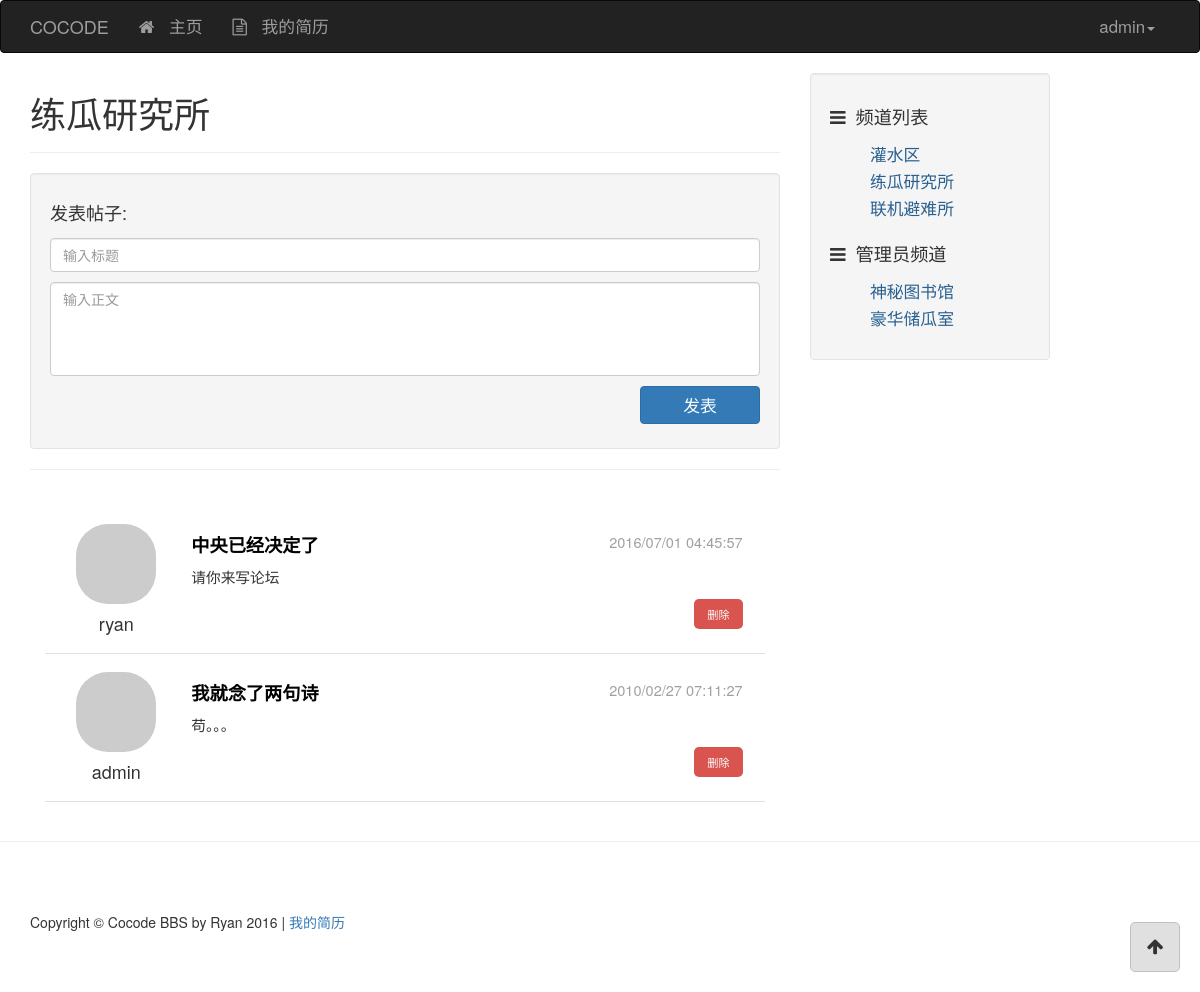
Page /channel/2 (signed in) on the committed database.
### app/models/user.py (models this page shows, shortened)
class User(db.Model, Model):
    __tablename__ = 'users'
    id = db.Column(db.Integer, primary_key=True)
    username = db.Column(db.String(), unique=True)
    password_hash = db.Column(db.String())
    email = db.Column(db.String(), unique=True)
    avatar_hash = db.Column(db.String())
    created_time = db.Column(db.Integer, default=0)
    role_id = db.Column(db.Integer, db.ForeignKey('roles.id'))
    posts = db.relationship('Post', backref='author')
    comments = db.relationship('Comment', backref='author')
    @property
    def password(self):
        raise AttributeError('password is not readable')
    def is_admin(self):
        return self.role.permissions == 0xff
    def gravatar(self, size=100, default='identicon', rating='g'):
        from flask import request
        gravatar_url = 'secure.gravatar.com/avatar'
        if request.is_secure:
            url = 'https://' + gravatar_url
        else:
            url = 'http://' + gravatar_url
        hash = self.avatar_hash or md5(self.email.encode('utf-8')).hexdigest()
        return '{url}/{hash}?s={size}&d={default}&r={rating}'.format(url=url,
                                                                     hash=hash,
                                                                     size=size,
                                                                     default=default,
                                                                     rating=rating)
    def permissions(self):
        role = Role.role_by_id(self.role_id)
        return role.permissions
    @staticmethod
    def user_by_id(id):
        return User.query.get_or_404(id)

### app/models/channel.py (models this page shows, shortened)
class Channel(db.Model, Model):
    __tablename__ = 'channels'
    id = db.Column(db.Integer, primary_key=True)
    name = db.Column(db.String(), default=ChannelPermission.NORMAL)
    permission = db.Column(db.Integer)
    created_time = db.Column(db.Integer, default=0)
    posts = db.relationship('Post', backref='channel')
    @staticmethod
    def channel_by_id(id):
        return Channel.query.get_or_404(id)
    @staticmethod
    def posts_sorted_by_time(posts, reverse=True):
        posts.sort(key=lambda p: p.created_time, reverse=reverse)
        return posts

### app/models/post.py (models this page shows, shortened)
class Post(db.Model, Model):
    __tablename__ = 'posts'
    id = db.Column(db.Integer, primary_key=True)
    title = db.Column(db.String())
    content = db.Column(db.String())
    created_time = db.Column(db.Integer, default=0)
    channel_id = db.Column(db.Integer, db.ForeignKey('channels.id'))
    user_id = db.Column(db.Integer, db.ForeignKey('users.id'))
    comments = db.relationship('Comment', backref='post')

### app/controllers/views.py (the view)
@controllers.route('/channel/<int:id>')
@channel_permission_required
def channel_view(id):
    channel = Channel.channel_by_id(id)
    posts = channel.posts
    d = dict(
        posts=posts,
        channel=channel
    )
    return render_template('channel.html', **d)

### app/context_processers.py (called while the page is built)
@app.context_processor
def current_user_processor():
    user = current_user()
    return dict(current_user=user)

@app.context_processor
def channel_processor():
    channels = Channel.query.all()
    permissions = {
        'NORMAL': ChannelPermission.NORMAL,
        'ADMIN': ChannelPermission.ADMIN,
    }
    dic = {
        'channels': channels,
        'channel_permissions': permissions,
    }
    return dict(**dic)

@app.context_processor
def class_processor():
    return dict(Channel=Channel)

@app.context_processor
def user_processor():
    user_count = User.query.count()
    new_user = User.query.order_by(User.created_time.desc()).first()
    return dict(new_user=new_user,
                user_count=user_count)

@app.context_processor
def post_processor():
    post_count = Post.query.count()
    return dict(post_count=post_count)

@app.context_processor
def comment_processor():
    comment_count = Comment.query.count()
    return dict(comment_count=comment_count)

### app/filters.py (called while the page is built)
@app.template_filter('format_time')
def format_time(timestamp):
    format = '%Y/%m/%d %H:%M:%S'
    t = time.localtime(timestamp)
    ft = time.strftime(format, t)
    return ft

### app/models/role.py (called while the page is built)
    @staticmethod
    def role_by_id(id):
        return Role.query.get(id)

### app/models/user.py (called while the page is built)
def current_user():
    id = session.get('user_id', None)
    user = None
    if id is not None:
        user = User.user_by_id(id)
    return user

### app/templates/channel.html (shortened to what this page needs)
{% extends "base.html" %}
{% block page_content %}
 <h1>{{ channel.name }}</h1>
 <hr>
<div class="well">
    <h4>发表帖子:</h4>
    <div class="post-form">
        <div class="post-form-item"><input id="id-text-title" class="form-control" placeholder="输入标题"></div>
        <div class="post-form-item"><textarea id="id-text-content" class="form-control" rows="4" placeholder="输入正文"></textarea></div>
        <div class="post-form-item"><button type="button" id="id-button-post-add" class="btn btn-primary">发表</button></div>
    </div>
</div>
<hr>
{% include "_posts.html" %}
{% endblock %}

### app/templates/base.html (shortened to what this page needs)
<!DOCTYPE html>
<html lang="en">
{% block head %}
<head>
    <link href="../static/css/base-styles.css" rel="stylesheet">
    <link href="../static/css/bootstrap.min.css" rel="stylesheet">
    <link href="../static/css/font-awesome.min.css" rel="stylesheet">
</head>
{% endblock %}
<body>
{% block navbar %}
<div class="header">
    <div class="navbar navbar-inverse" role="navigation">
        <div class="container">
            <div class="navbar-header">
            <div class="navbar-brand" href="/">COCODE</div>
            </div>
            <div class="navbar-collapse collapse">
                <ul class="nav navbar-nav">
                    <li><a href="/"><div class="fa fa-home"></div> 主页</a></li>
                    <li><a href="#" class="a-resume"><div class="fa fa-file-text-o"></div> 我的简历</a></li>
                </ul>
                <ul class="nav navbar-nav navbar-right">
                    {% if current_user is not none %}
                    <li><a href="#" class="dropdown-toggle" data-toggle="dropdown">
                        {{ current_user.username }}<b class="caret"></b>
                    </a>
                    </li>
                    {% else %}
                    <li><a href="/accounts">用户登录</a></li>
                    {% endif %}
                </ul>
            </div>
        </div>
    </div>
</div>
{% endblock %}
{% block content %}
<div class="container">
    <div class="row">
        {% block content_body %}
        <div class="col-lg-8">
            {% block page_content %}
            {% endblock %}
        </div>
        <div class="col-md-4">
            {% block side_content %}
            <div class="side-content">
                <div class="well">
                    <div class="channel-title"><div class="fa fa-bars"></div>频道列表</div>
                    <div class="row">
                        <div class="col-lg-12">
                            <ul class="channel-list">
                                {% for c in channels %}
                                {% if c.permission == channel_permissions['NORMAL'] %}
                                <li><a href="/channel/{{ c.id }}">{{ c.name }}</a></li>
                                {% endif %}
                                {% endfor %}
                            </ul>
                        </div>
                    </div>
                    {% if current_user is not none and current_user.is_admin() %}
                    <div class="channel-title"><div class="fa fa-bars"></div>管理员频道</div>
                    <div class="row">
                        <div class="col-lg-12">
                            <ul class="channel-list">
                                {% for c in channels %}
                                {% if c.permission == channel_permissions['ADMIN'] %}
                                <li><a href="/channel/{{ c.id }}">{{ c.name }}</a></li>
                                {% endif %}
                                {% endfor %}
                            </ul>
                        </div>
                    </div>
                    {% endif %}
                </div>
            </div>
            {% endblock %}
        </div>
        {% endblock %}
    </div>
</div>
{% endblock %}
{% block to_top %}
<div class="container">
    <a href="#top">
        <div class="back-to-top">
        <div class="fa fa-arrow-up"></div>
        </div>
    </a>
</div>
{% endblock %}
{% block footer %}
<hr>
<div class="container">
    <footer>
    <div class="row">
        <div class="col-lg-12">
            <p>Copyright &copy; Cocode BBS by Ryan 2016 | <a href="#" class="a-resume">我的简历</a></p>
        </div>
    </div>
    </footer>
</div>
{% endblock %}
</body>
</html>

### app/templates/_posts.html (shortened to what this page needs)
<div class="post-list" id="id-div-post-list">
    {% for post in Channel.posts_sorted_by_time(posts) %}
    <div class="post-item" id="id-post-item-{{ post.id }}">
        <div class="post-author col-md-2">
            <a href="#">
                <img class="media-object round-portrait-64" src="{{ post.author.gravatar(size=64) }}">
            </a>
            <h4 class="media-heading">{{ post.author.username }}</h4>
        </div>
        <div class="post-body col-md-10">
            <div class="post-title"><a href="{{ url_for('controllers.post_view', id=post.id) }}">{{ post.title }}</a>
                <div class="post-date">{{ post.created_time | format_time }}</div>
            </div>
            <div class="post-content" id="id-post-content-{{ post.id }}">
                {{ post.content }}
            </div>
            <div class="post-footer">
                {% if current_user is not none and current_user.is_admin() %}
                <div class="post-footer-item"><button class="button-delete btn" data-id="{{ post.id }}">删除</button></div>
                {% endif %}
            </div>
        </div>
    </div>
    {% endfor %}
</div>

### app/static/css/base-styles.css (style rules this page uses)
.header .navbar { font-size: 120%; }
.fa { margin-right: 10px; }
.side-content { position: fixed; width: 20%; }
.back-to-top { float: right; width: 50px; height: 50px; font-size: large; text-align: center; position: fixed; bottom: 20px; right: 20px; padding: 10px; border-radius: 5px; border: 1px solid #c0c0c0; background-color: #e0e0e0; }
.container > a { text-decoration: none; color: inherit; }
.back-to-top .fa { margin-right: 0; }
.channel-title { font-size: 130%; padding: 10px 0 10px; }
ul.channel-list li { font-size: 120%; list-style-type: none; margin: 3px 0 3px; }
ul.channel-list li > a { text-decoration: none; color: rgb(40, 96, 144); }
footer { margin: 50px 0; }
.post-form { display: flex; flex-direction: column; }
.post-form .post-form-item { margin: 5px 0 5px; }
.post-form .post-form-item > textarea { resize: none; }
.post-form .post-form-item > button { align-self: flex-start; width: 120px; font-size: 120%; float: right; }
.post-list { padding: 2%; }
.post-list .post-item { padding: 2%; margin: 4px 0 4px; border-bottom: 1px solid #e0e0e0; display: flex; flex-direction: row; }
.post-list .post-item .post-author { display: flex; flex-direction: column; align-items: center; }
.post-list .post-item .post-author h4 { margin-top: 10px; }
.post-list .post-item .post-title .post-date { font-size: 80%; font-weight: normal; float: right; color: #a0a0a0; }
.post-list .post-item .post-body { padding: 8px; margin-left: 10px; }
.post-list .post-item .post-body .post-title { font-size: 130%; font-weight: bold; margin-bottom: 8px; }
.post-list .post-item .post-body .post-title a { text-decoration: none; color: black; }
.post-list .post-item .post-body .post-content { font-size: 105%; }
.post-list .post-item .post-body .post-footer { float: right; margin-top: 12px; }
.post-list .post-item .post-body .post-footer .post-footer-item { float: right; }
img.round-portrait-64 { border-radius: 32px; }
button.button-delete { border-radius: 5px; background-color: #d9534f; color: white; font-size: 80%; }

### rows in the picture
User: username "admin"
Channel: name "练瓜研究所"
Post: author.username "ryan", title "中央已经决定了", created_time "2016/07/01 04:45:57", content "请你来写论坛"
Post: author.username "admin", title "我就念了两句诗", created_time "2010/02/27 07:11:27", content "苟。。。"
Channel: name "灌水区"
Channel: name "联机避难所"
Channel: name "神秘图书馆"
Channel: name "豪华储瓜室"
